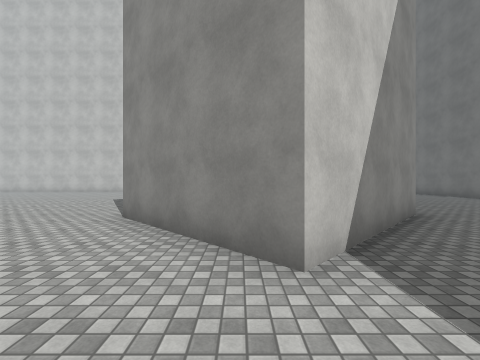
View 1 (above)

22 first-person views from a walk through a scene from a Unity 3-D project. The camera is 1.5 m above the floor, looks level and sees 90° across. The floor is counted in squares, 2 m on a side. Each view is taken from the middle of a square. On the plan, view 1 faces up. The plan holds only what a view shows up to about 9 squares ahead; the rest is blank. The place goes on beyond the plan. The player is left out. Surface patterns are stand-ins for the level's own textures.

View 2
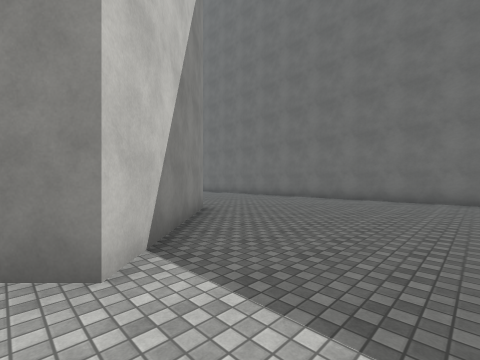

View 3
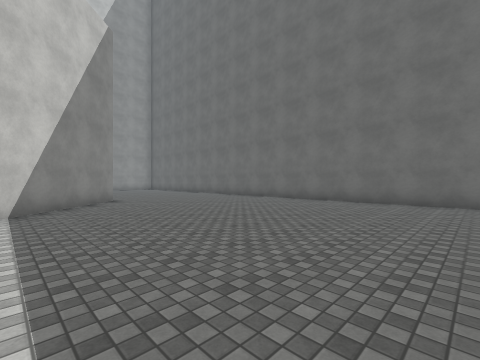

View 4
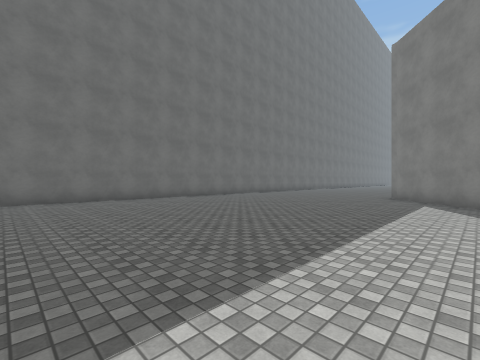

View 5
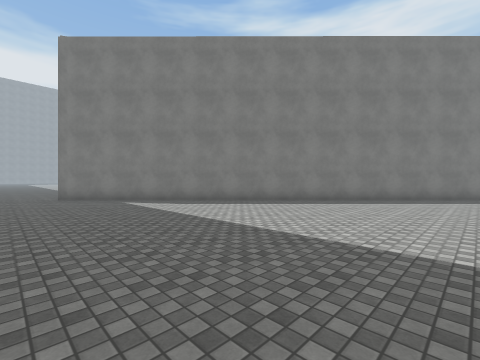

View 6
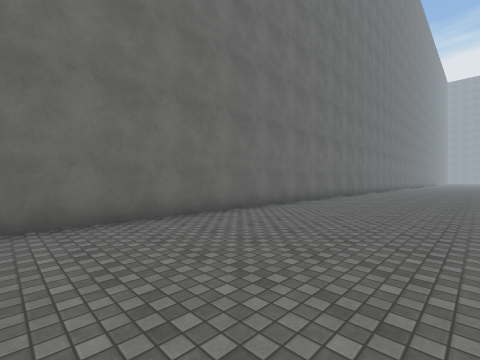

View 7
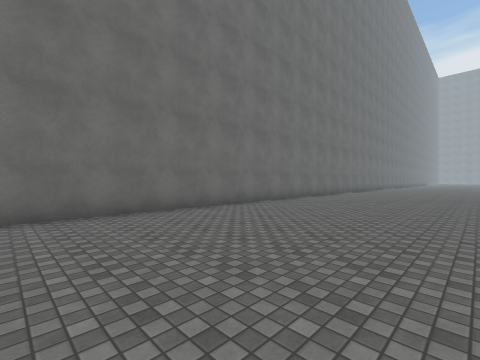

View 8
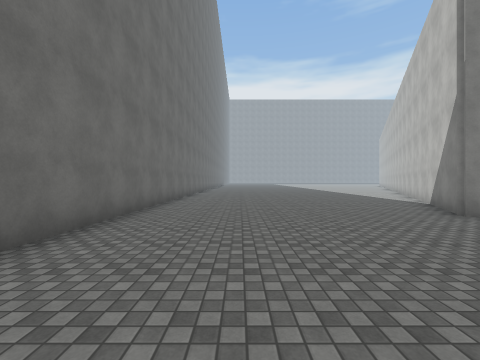

View 9
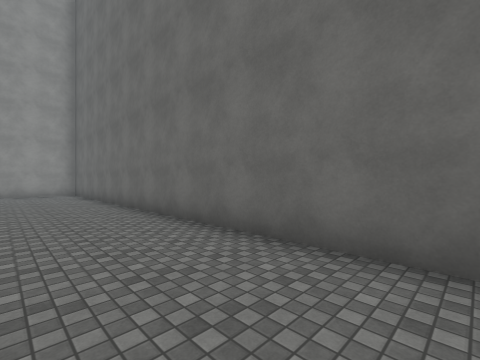

View 10
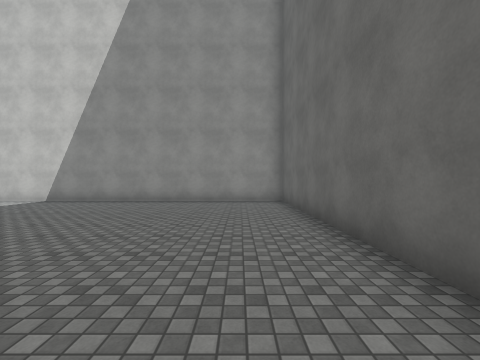

View 11
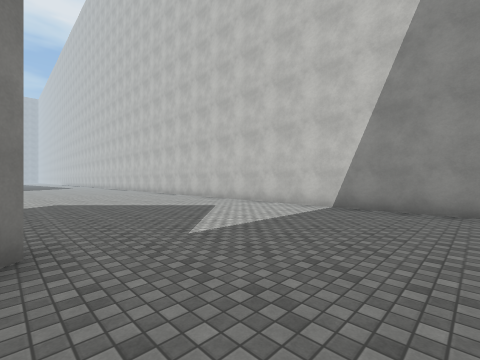

View 12
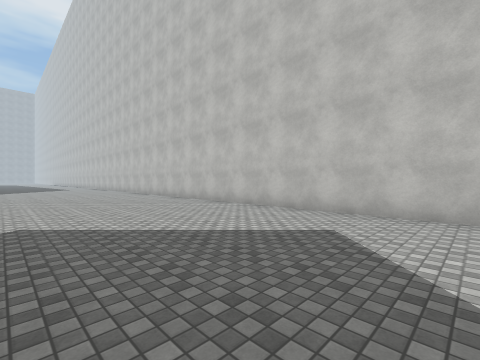

View 13
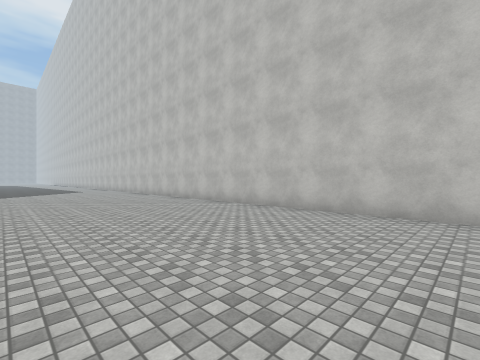

View 14
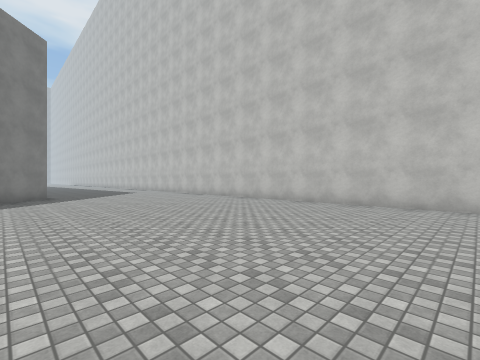

View 15
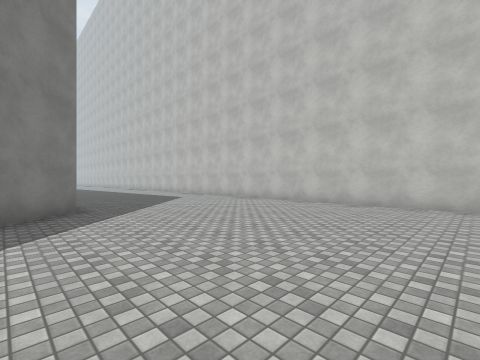

View 16
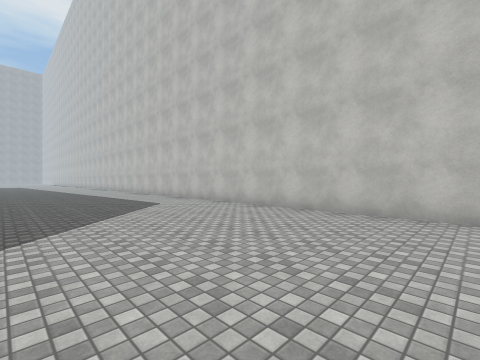

View 17
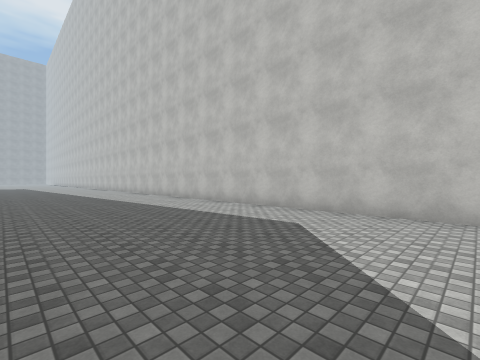

View 18
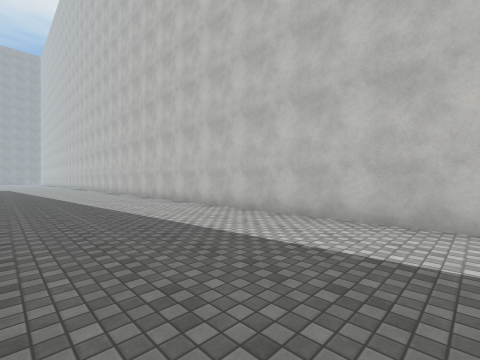

View 19
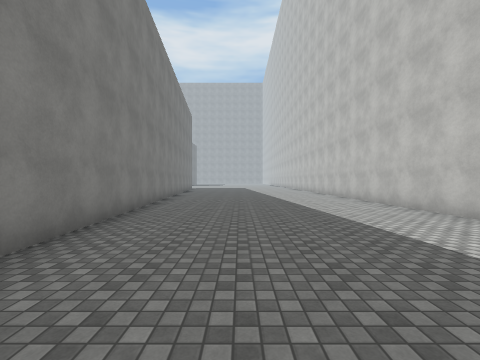

View 20
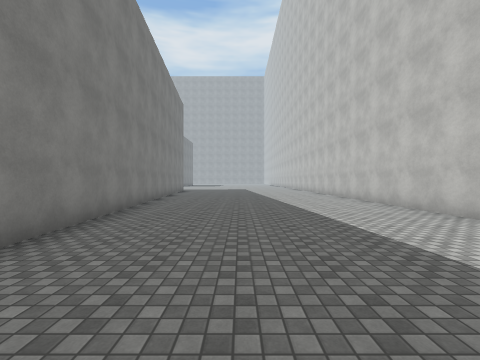

View 21
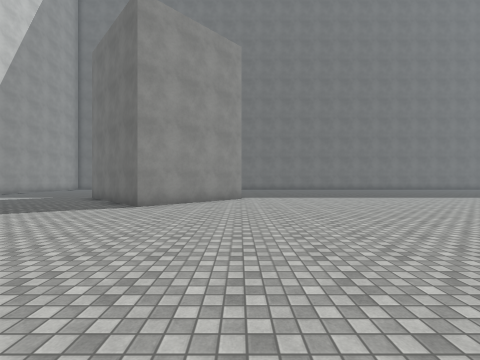

View 22
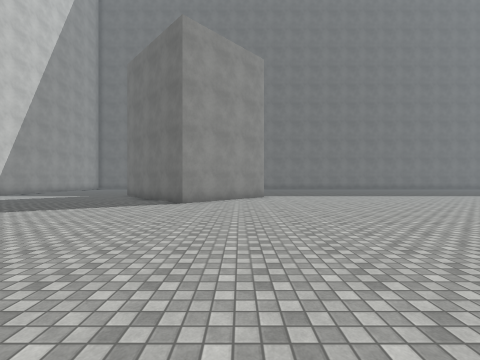

### Floor plan
Points are (right, up) in squares from view 1. A wall is a line through its corners. A room is listed if a view was taken in it or the views show most of it. See-through windows are left out.
Room 1 (views 1, 2, 3, 4, 5, 6, 7, 8, 9, 10, 11, 12, 13, 14, 15, 16, 17, 18, 19, 20, 21, 22)
walls: (-8.5, -1.9) (2.4, -12.9) (0.4, -16.9); (3.8, 5.2) (0.5, 1.9) (-2.3, 4.8) (0, 7.2); (-18.8, 8.3) (-17.4, 6.9); (9.5, -17) (9.5, 14.5) (-35, 14.5); (-35.1, 6.8) (-25.2, 7.7)

Positions as (right, up) in squares from view 1, and headings:
1: (0, 0), facing up
2: (0, 0), facing up-right
3: (1, -4), facing up-right
4: (0, -2), facing down-right
5: (4, -2), facing down-left
6: (5, -3), facing down-right
7: (4, -7), facing down-right
8: (7, -8), facing down
9: (7, 1), facing up-right
10: (8, 6), facing up
11: (4, 8), facing up-left
12: (0, 9), facing up-left
13: (-4, 9), facing up-left
14: (-7, 7), facing up-left
15: (-12, 7), facing up-left
16: (-14, 9), facing up-left
17: (-19, 9), facing up-left
18: (-22, 10), facing up-left
19: (-23, 10), facing left
20: (-26, 10), facing left
21: (-9, 2), facing right
22: (-10, 3), facing right
